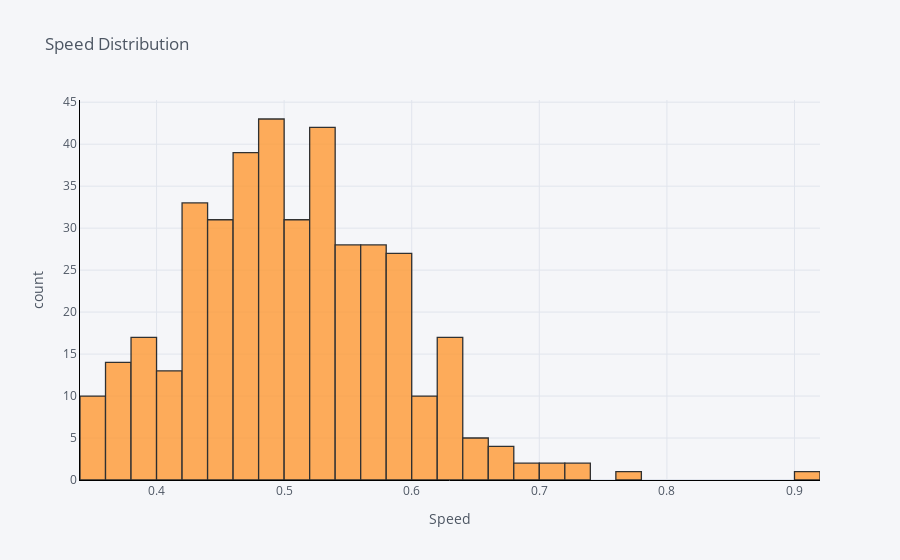

Notebook source saved alongside this figure:
### Code cell
# First plot
tableRes['medSpeed'].iplot(kind='hist', bins=50, xTitle='Speed',
    linecolor='black', yTitle='count', title='Speed Distribution')

### Figure 1 — Plotly figure (JSON) as saved in the notebook; plotly's stock layout.template omitted (floating-point values rounded to 4 significant figures; data arrays with more than 128 entries replaced by an {"elided": "..."} marker saying what was removed)
{"data": [{"histfunc": "count", "histnorm": "", "marker": {"color": "rgba(255, 153, 51, 1.0)", "line": {"color": "#000000", "width": 1.3}}, "name": "medSpeed", "nbinsx": 50, "opacity": 0.8, "orientation": "v", "type": "histogram", "x": {"elided": "400 float values"}}], "layout": {"barmode": "overlay", "legend": {"bgcolor": "#F5F6F9", "font": {"color": "#4D5663"}}, "paper_bgcolor": "#F5F6F9", "plot_bgcolor": "#F5F6F9", "title": {"font": {"color": "#4D5663"}, "text": "Speed Distribution"}, "xaxis": {"gridcolor": "#E1E5ED", "linecolor": "black", "showgrid": true, "tickfont": {"color": "#4D5663"}, "title": {"font": {"color": "#4D5663"}, "text": "Speed"}, "zerolinecolor": "#E1E5ED"}, "yaxis": {"gridcolor": "#E1E5ED", "linecolor": "black", "showgrid": true, "tickfont": {"color": "#4D5663"}, "title": {"font": {"color": "#4D5663"}, "text": "count"}, "zerolinecolor": "#E1E5ED"}}}
